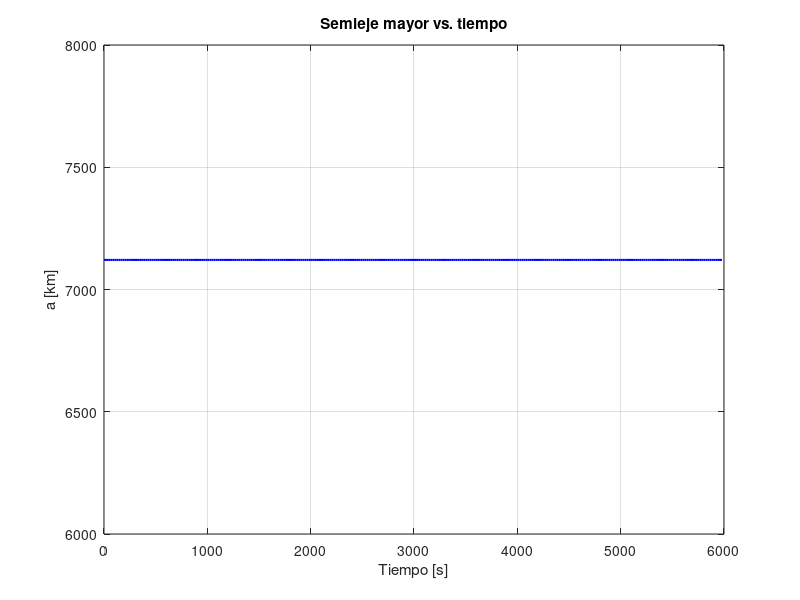
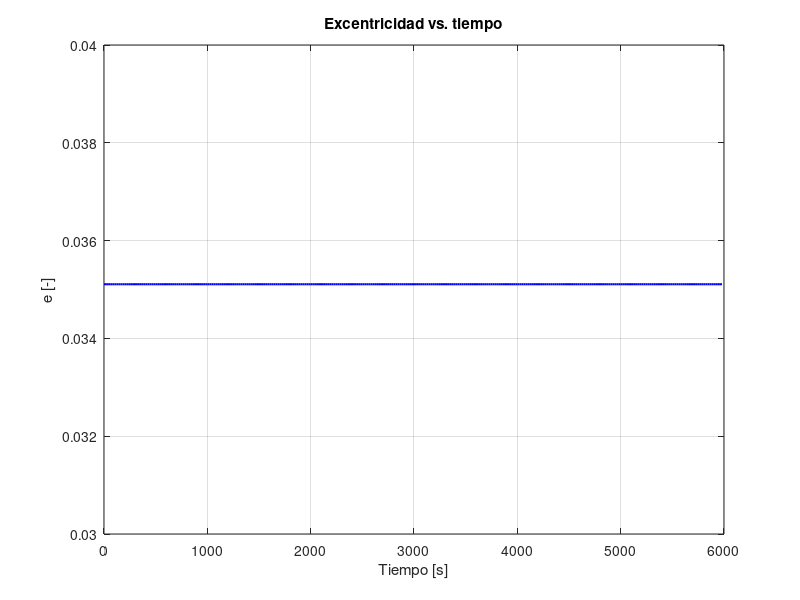
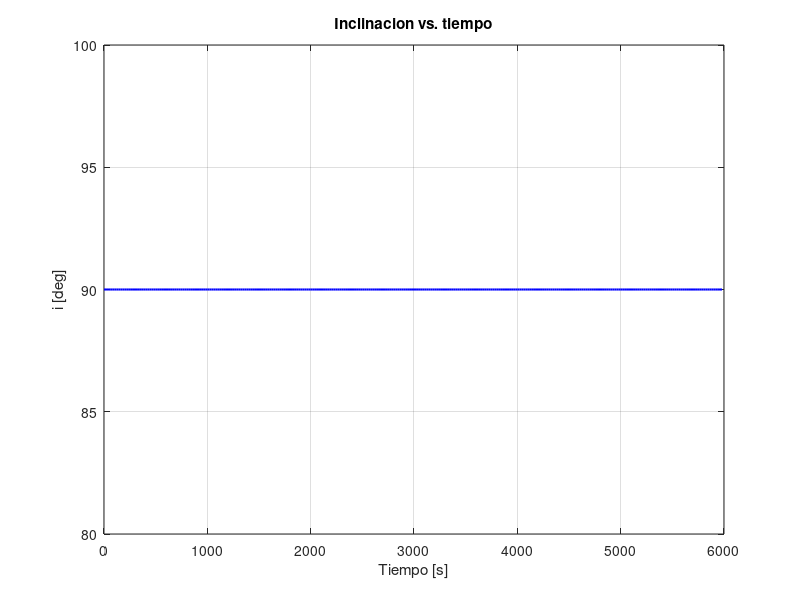
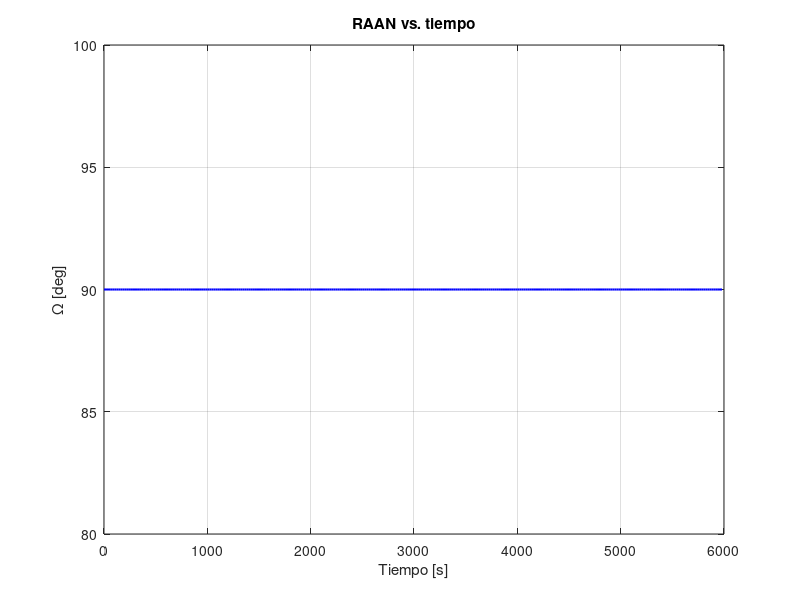

MATLAB code to generate these figures, in order:
% Graficos de los 6 elementos orbitales clasicos (COE) en funcion del
% tiempo, para verificar cuales son constantes y cual varia.
% Lee los datos calculados en Python (trayectoria_punto7.mat)

clear; clc; close all;

datos = load('trayectoria_punto7_1.mat');
t = datos.t;             % tiempo [s]
a_t = datos.a_t;         % semieje mayor [km]
e_t = datos.e_t;         % excentricidad [-]
i_t = datos.i_t;         % inclinacion [deg]
Omega_t = datos.Omega_t; % RAAN [deg]
omega_t = datos.omega_t; % argumento del perigeo [deg]
nu_t = datos.nu_t;       % anomalia verdadera [deg]

% --- 1) Semieje mayor ---
figure('Color', 'w');
plot(t, a_t, 'b-', 'LineWidth', 1.5);
xlabel('Tiempo [s]'); ylabel('a [km]');
title('Semieje mayor vs. tiempo');
grid on;

% --- 2) Excentricidad ---
figure('Color', 'w');
plot(t, e_t, 'b-', 'LineWidth', 1.5);
xlabel('Tiempo [s]'); ylabel('e [-]');
title('Excentricidad vs. tiempo');
grid on;

% --- 3) Inclinacion ---
figure('Color', 'w');
plot(t, i_t, 'b-', 'LineWidth', 1.5);
xlabel('Tiempo [s]'); ylabel('i [deg]');
title('Inclinacion vs. tiempo');
grid on;

% --- 4) RAAN ---
figure('Color', 'w');
plot(t, Omega_t, 'b-', 'LineWidth', 1.5);
xlabel('Tiempo [s]'); ylabel('\Omega [deg]');
title('RAAN vs. tiempo');
grid on;

% --- 5) Argumento del perigeo ---
figure('Color', 'w');
plot(t, omega_t, 'b-', 'LineWidth', 1.5);
xlabel('Tiempo [s]'); ylabel('\omega [deg]');
title('Argumento del perigeo vs. tiempo');
grid on;

% --- 6) Anomalia verdadera ---
figure('Color', 'w');
plot(t, nu_t, 'b-', 'LineWidth', 1.5);
xlabel('Tiempo [s]'); ylabel('\nu [deg]');
title('Anomalia verdadera vs. tiempo');
grid on;
